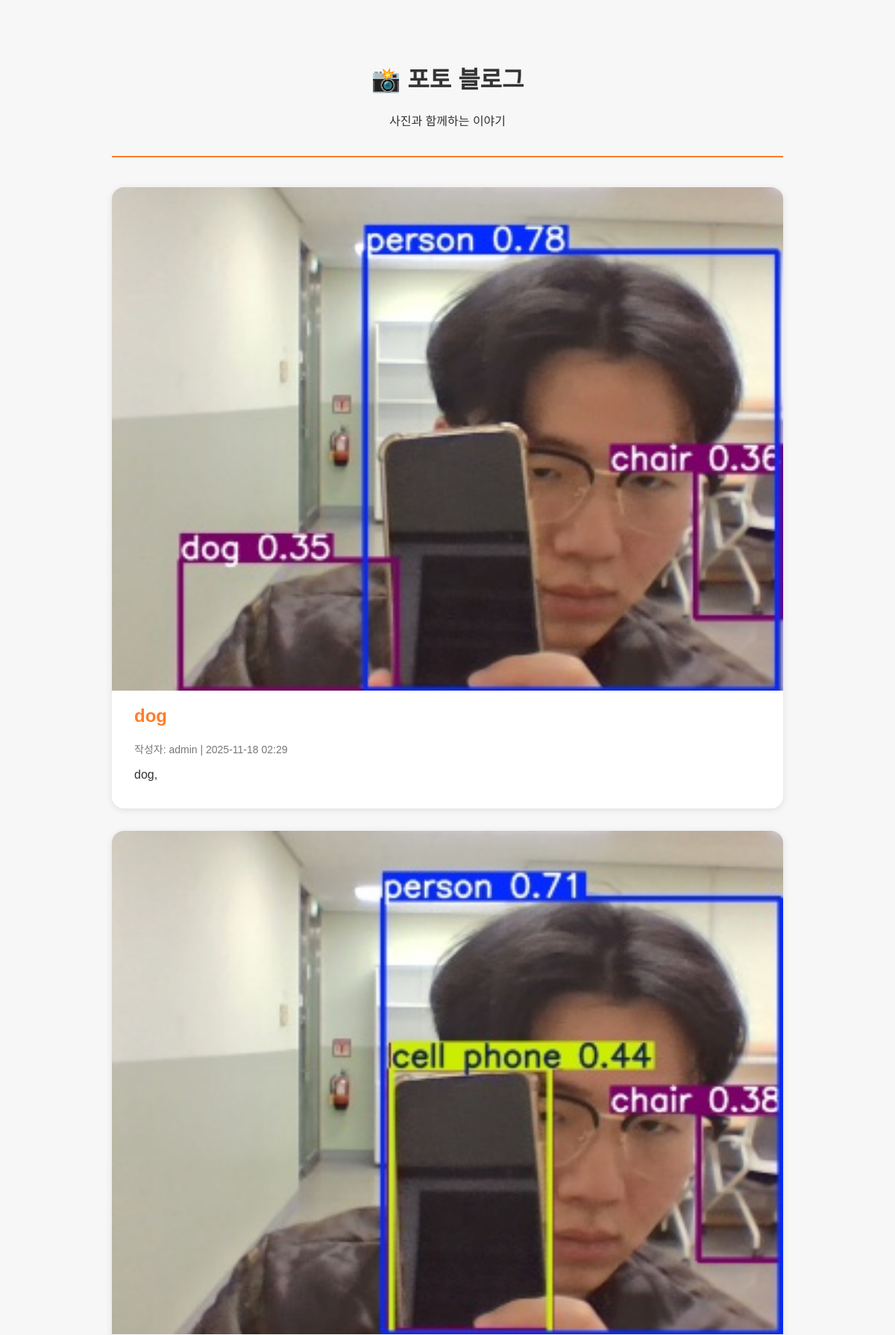
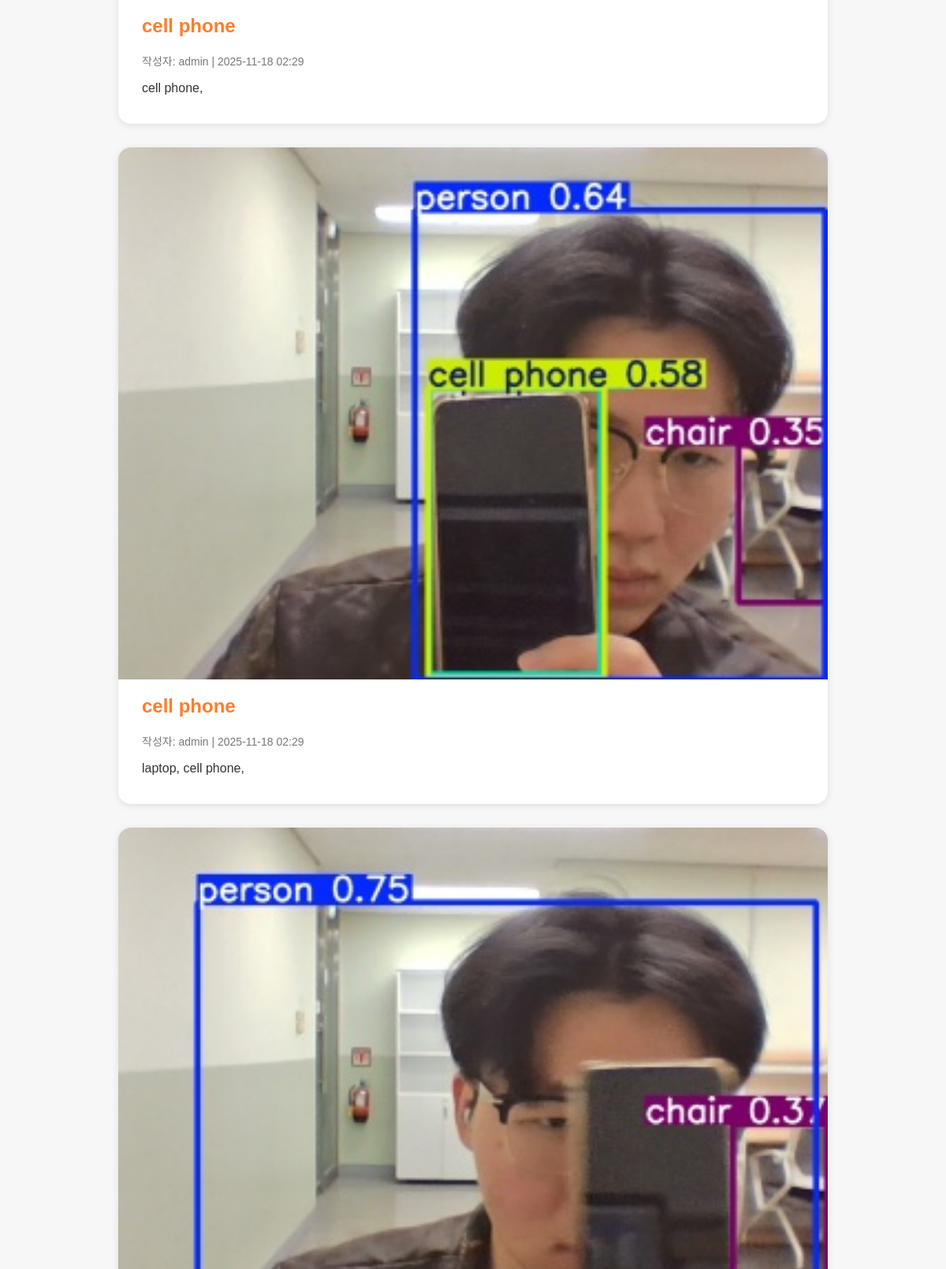
The page / (upper part) on the database its author committed (2 pictures, top to bottom).
### blog/models.py (models this page shows, shortened)
class Post(models.Model):
    author = models.ForeignKey(
        settings.AUTH_USER_MODEL,
        on_delete=models.CASCADE
    )
    title = models.CharField(max_length=200)
    text = models.TextField()
    created_date = models.DateTimeField(default=timezone.now)
    published_date = models.DateTimeField(blank=True, null=True)
    image = models.ImageField(
        upload_to='blog_image/%Y/%m/%d/',
        default='blog_image/default_error.png'
    )

### blog/views.py (the view)
# urls.py: path('', blog_views.post_list, name='home'),
def post_list(request):
    posts = Post.objects.all().order_by('-created_date')
    return render(request, 'blog/post_list.html', {'posts': posts})

### blog/templates/blog/post_list.html (shortened to what this page needs)
<!DOCTYPE html>
<html lang="ko">
<head>
</head>
<body>
  <header>
    <h1>📸 포토 블로그</h1>
    <p>사진과 함께하는 이야기</p>
  </header>
  {% for post in posts %}
  <div class="post">
    {% if post.image %}
      <a href="{% url 'post_detail' pk=post.pk %}">
        <img src="{{ post.image.url }}" alt="{{ post.title }}">
      </a>
    {% endif %}
    <div class="content">
      <a href="{% url 'post_detail' pk=post.pk %}">
        <h2>{{ post.title }}</h2>
      </a>
      <div class="meta">
        작성자: {{ post.author }} | {{ post.published_date|date:"Y-m-d H:i" }}
      </div>
      <p>{{ post.text|truncatechars:120 }}</p>
    </div>
  </div>
  {% empty %}
    <p>아직 게시된 글이 없습니다 🕊️</p>
  {% endfor %}
</body>
</html>

### blog/templates/blog/post_list.html (style rules this page uses)
body { font-family: 'Pretendard', sans-serif; background: #f7f7f7; margin: 40px auto; max-width: 900px; color: #333; }
header { text-align: center; padding: 20px 0; border-bottom: 2px solid #ff7d2a; margin-bottom: 40px; }
.post { background: white; border-radius: 16px; box-shadow: 0 2px 10px rgba(0,0,0,0.1); margin-bottom: 30px; overflow: hidden; transition: transform 0.2s ease, box-shadow 0.2s ease; }
.post img { width: 100%; height: auto; display: block; }
.content { padding: 20px 30px; }
h2 { color: #ff7d2a; margin-top: 0; }
a { text-decoration: none; color: inherit; }
.meta { font-size: 14px; color: #777; margin-bottom: 12px; }

### rows shown on the page
Post: image (picture), title "dog", author "admin", published_date "2025-11-18 02:29", text "dog,"
Post: image (picture), title "cell phone", author "admin", published_date "2025-11-18 02:29", text "cell phone,"
Post: image (picture), title "cell phone", author "admin", published_date "2025-11-18 02:29", text "laptop, cell phone,"
Post: image (picture)
